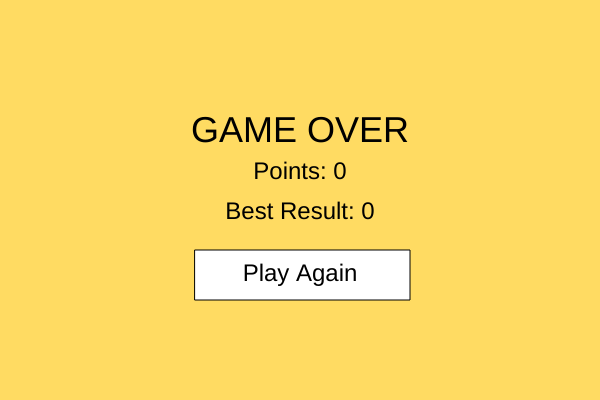
Frame 1 (no input)
Frame 60 (no input): identical to frame 1, image omitted
Frame 120 (the mouse pressed at the canvas centre since frame 60): identical to frame 1, image omitted

The p5.js sketch that drew this single still picture (run headless with seeded random() and noise() and a simulated clock; from frame 60 on, the mouse is pressed at the canvas centre):

// p5.js sketch
// ── sketch.js
let maxPoints = 0;
let speedX = 0;
let speedY = 0;
let x;
let y;
let extraCanvas;
let currentPoints = 0;

function setup() {
  createCanvas(600, 400);
  extraCanvas = createGraphics(600, 400);
  extraCanvas.background(255, 219, 98);
  x = width / 2;
  y = height / 2;
}

function draw() {
  noCursor();
  let strPoint = "Points: " + currentPoints;
  let bestResult = "Best Result: " + maxPoints;

  extraCanvas.background(255, 219, 98);
  let str = "GAME OVER";
  extraCanvas.textSize(36);
  extraCanvas.textAlign(CENTER, BOTTOM);
  extraCanvas.text(str, width / 2, height / 2 - 50);
  extraCanvas.textSize(24);
  extraCanvas.textAlign(CENTER,TOP);
  extraCanvas.text(strPoint, width/2, height/2 - 40);
  extraCanvas.textAlign(CENTER,TOP);
  extraCanvas.text(bestResult, width/ 2, height / 2);   

  background(255, 219, 98);
  fill(0,0,0,40);
  textSize(42)
  text(strPoint, width / 2 - 70, height / 2 + 20);
  stroke(0);
  strokeWeight(8);
  fill(0);
  
  line(10, mouseY - 40, 10, mouseY + 40);
  line(width - 10, mouseY - 40, width - 10, mouseY + 40);
  noStroke();
  circle(x, y, 25);
  if (y >= height - 25) {
    speedY = -3;
  } else if (y <= 0) {
    speedY = 3;
  }

  if (x + 1 == 25) {
    if (y <= mouseY + 40 && mouseY - 40 <= y) {
      speedX = 3;
      currentPoints = currentPoints + 1;
    }
  } else if (x + 2 == width - 25) {
    if (y <= mouseY + 40 && mouseY - 40 <= y) {
      speedX = -3;
      currentPoints = currentPoints + 1;
    }
  }
  if(maxPoints < currentPoints) {
    maxPoints = currentPoints;
  }
  x += speedX;
  y += speedY;
  if (x > width + 15 || x < -15) {
    cursor();
    speedX = 0;
    speedY = 0;
  }
  if (speedX == 0) {
    rectMode(CENTER);
    extraCanvas.rect(width / 2 - 105, height / 2 + 50, 215, 50);
    extraCanvas.text("Play Again", width / 2, height / 2 + 62);
    image(extraCanvas, 0, 0);
  }
}

function mousePressed(){
  points = 0;
  if(mouseY >= height / 2 + 50 && mouseY <=height / 2 + 100){
    if(mouseX >= width / 2 - 105 && mouseX <= width / 2 + 115){
      extraCanvas.clear();
      x = width /2;
      y = height / 2;
      speedX = -3;
      speedY = 3;
      currentPoints = 0;
    }
  }
}
